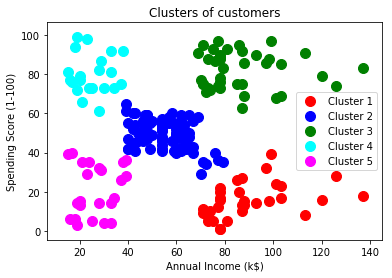

Source code (Python):
# -*- coding: utf-8 -*-
"""
Created on Sun Sep 10 00:09:52 2017

@author: zaghlollight
"""

import matplotlib.pyplot as plt
import pandas as pd 
dataset=pd.read_csv('Mall_Customers.csv')
x=dataset.iloc[:,[3,4]].values

#using the dendogram to find the optimal number of clusters
import scipy.cluster.hierarchy as sch
dendrogram=sch.dendrogram(sch.linkage(x,method='ward'))
plt.title('Dendrogram')
plt.xlabel('Customers')
plt.ylabel('Euclidean distances')
plt.show()

# Fitting Hierarchical Clustering to the dataset
from sklearn.cluster import AgglomerativeClustering
hc = AgglomerativeClustering(n_clusters = 5, affinity = 'euclidean', linkage = 'ward')
yhc = hc.fit_predict(x)

# Visualising the clusters
plt.scatter(x[yhc == 0, 0], x[yhc == 0, 1], s = 100, c = 'red', label = 'Cluster 1')
plt.scatter(x[yhc == 1, 0], x[yhc == 1, 1], s = 100, c = 'blue', label = 'Cluster 2')
plt.scatter(x[yhc == 2, 0], x[yhc == 2, 1], s = 100, c = 'green', label = 'Cluster 3')
plt.scatter(x[yhc == 3, 0], x[yhc == 3, 1], s = 100, c = 'cyan', label = 'Cluster 4')
plt.scatter(x[yhc == 4, 0], x[yhc == 4, 1], s = 100, c = 'magenta', label = 'Cluster 5')
plt.title('Clusters of customers')
plt.xlabel('Annual Income (k$)')
plt.ylabel('Spending Score (1-100)')
plt.legend()
